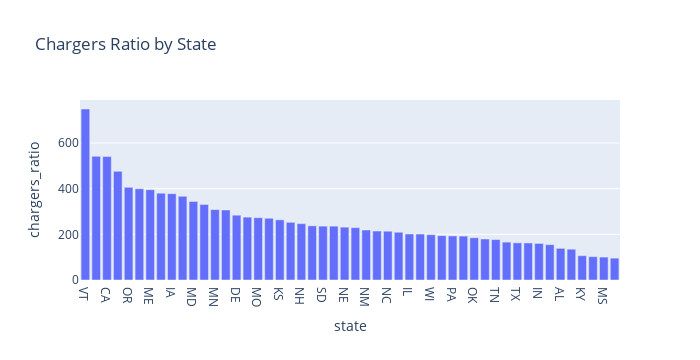

Notebook source saved alongside this figure:
### Markdown cell above
[EV Chargers Over Time](chargers_ratio_by_state.html)

### Code cell
# Show the value of each state.
ev_sort = ev.sort_values('chargers_ratio' , ascending = False)
fig = px.bar(
    ev_sort,
    x = 'state',
    y = 'chargers_ratio',
    title = 'Chargers Ratio by State'
)

fig.update_layout(width=700)
fig.show()

### Figure 1 — Plotly figure (JSON) as saved in the notebook; plotly's stock layout.template omitted (floating-point values rounded to 4 significant figures)
{"data": [{"alignmentgroup": "True", "hovertemplate": "state=%{x}<br>chargers_ratio=%{y}<extra></extra>", "legendgroup": "", "marker": {"color": "#636efa", "pattern": {"shape": ""}}, "name": "", "offsetgroup": "", "orientation": "v", "showlegend": false, "textposition": "auto", "type": "bar", "x": ["VT", "MA", "CA", "CO", "OR", "CT", "ME", "WA", "IA", "RI", "MD", "UT", "MN", "HI", "DE", "NY", "MO", "WY", "KS", "VA", "NH", "NV", "SD", "GA", "NE", "AZ", "NM", "MI", "NC", "ND", "IL", "FL", "WI", "OH", "PA", "NJ", "OK", "AR", "TN", "MT", "TX", "SC", "IN", "ID", "AL", "WV", "KY", "AK", "MS", "LA"], "xaxis": "x", "y": [749.1, 541.7, 541.0, 476.0, 405.8, 399.8, 395.5, 380.4, 378.2, 366.8, 344.0, 330.9, 308.3, 306.6, 283.9, 275.5, 272.9, 270.5, 263.6, 252.6, 246.8, 237.3, 236.0, 235.9, 231.5, 229.2, 219.0, 214.5, 213.7, 209.2, 201.6, 201.4, 198.4, 194.2, 193.2, 192.3, 185.0, 179.6, 177.1, 166.0, 162.8, 162.3, 160.2, 154.7, 138.6, 135.0, 106.5, 102.3, 100.4, 95.76], "yaxis": "y"}], "layout": {"barmode": "relative", "height": 360, "legend": {"tracegroupgap": 0}, "title": {"text": "Chargers Ratio by State"}, "width": 700, "xaxis": {"anchor": "y", "autorange": true, "domain": [0, 1], "range": [-0.5, 49.5], "title": {"text": "state"}, "type": "category"}, "yaxis": {"anchor": "x", "autorange": true, "domain": [0, 1], "range": [0, 788.5], "title": {"text": "chargers_ratio"}, "type": "linear"}}}
